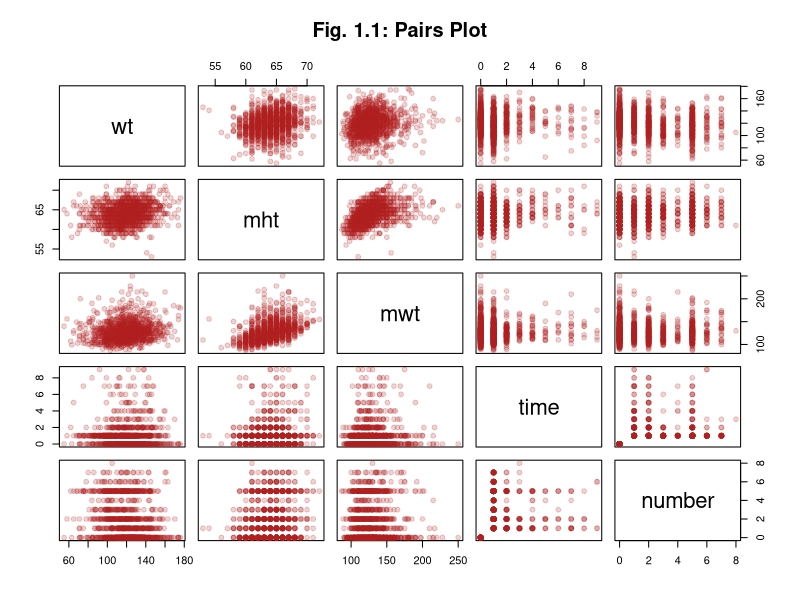
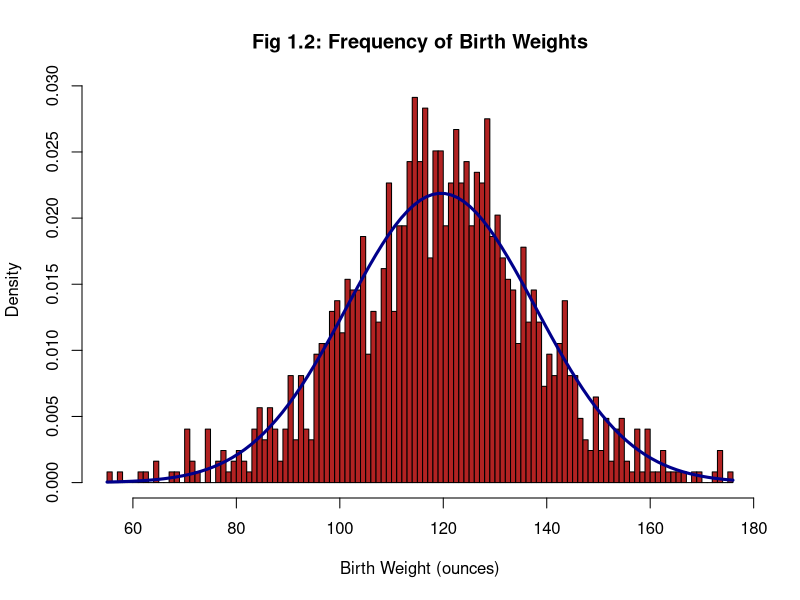
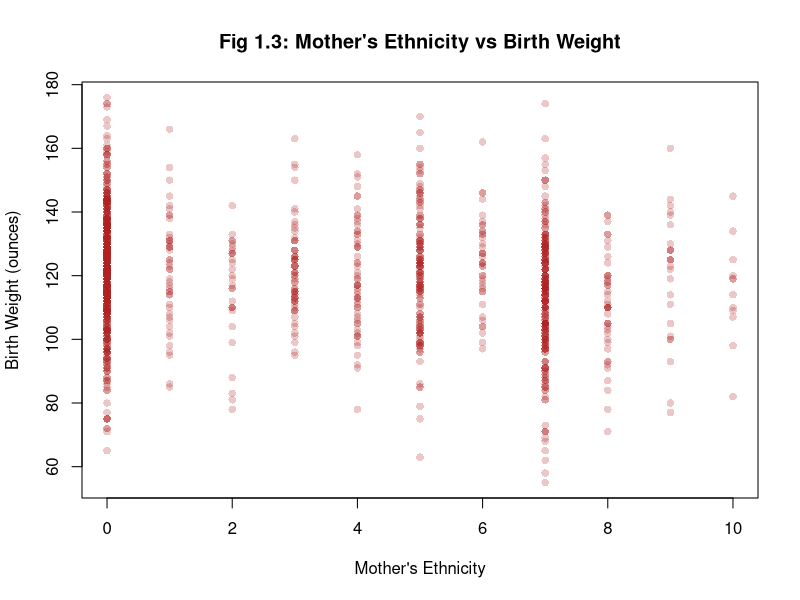
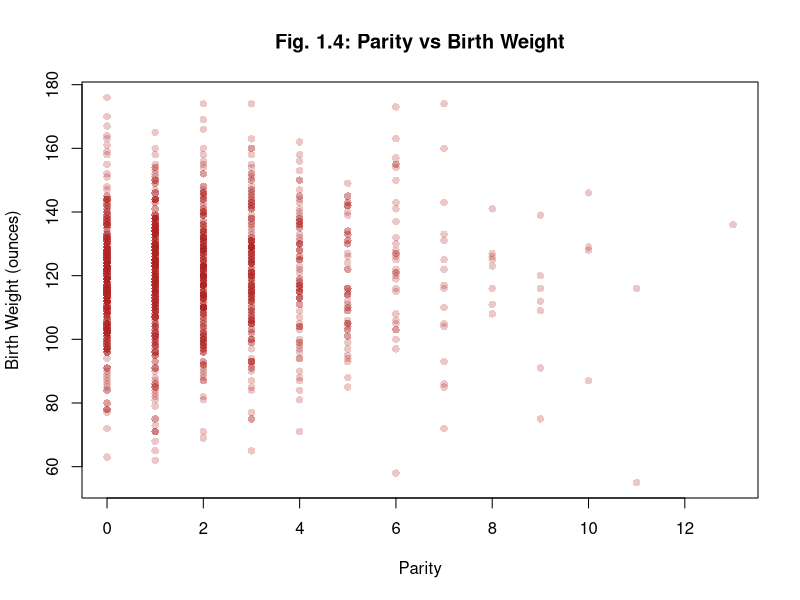
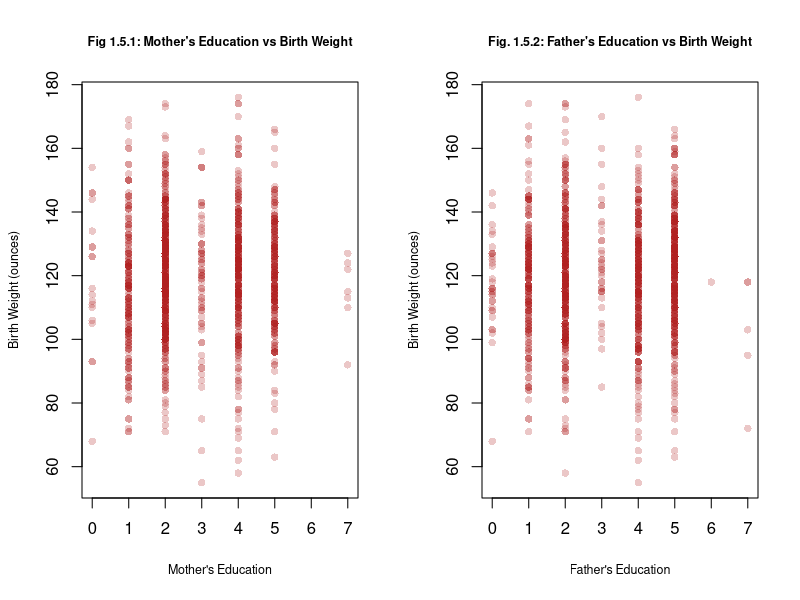
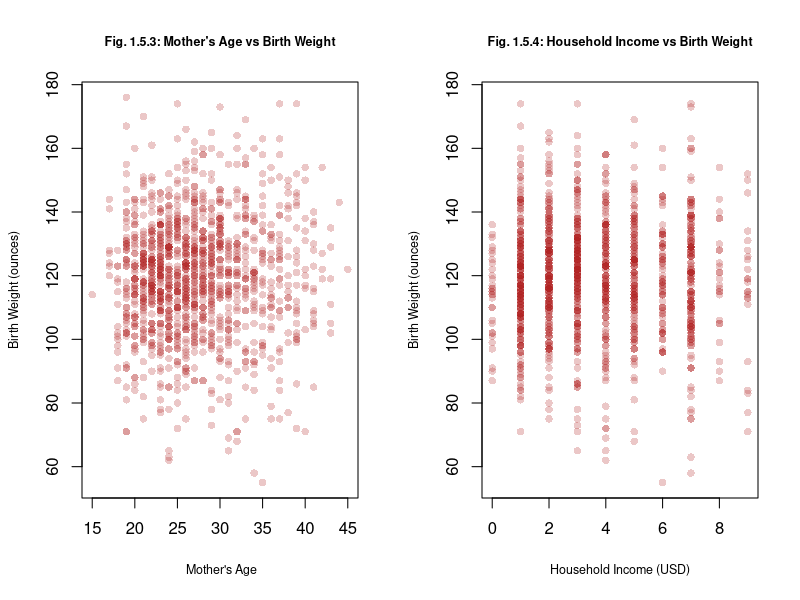
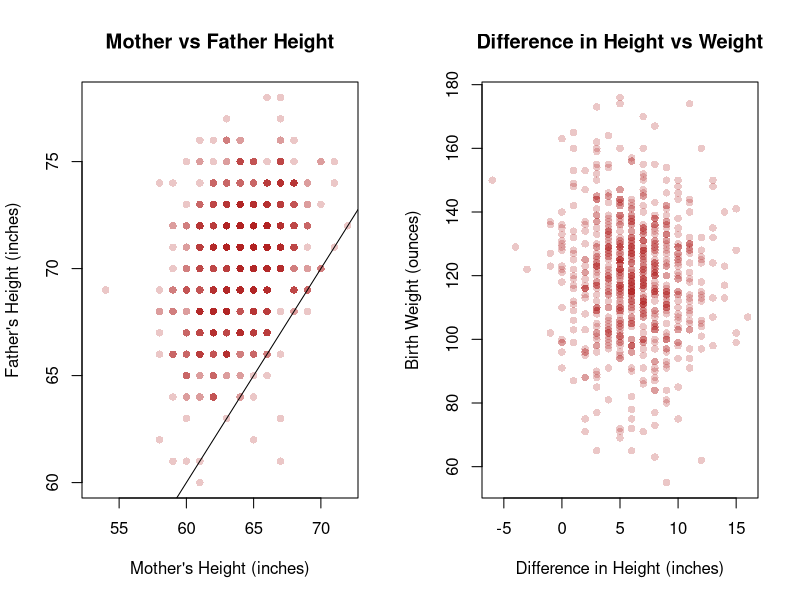
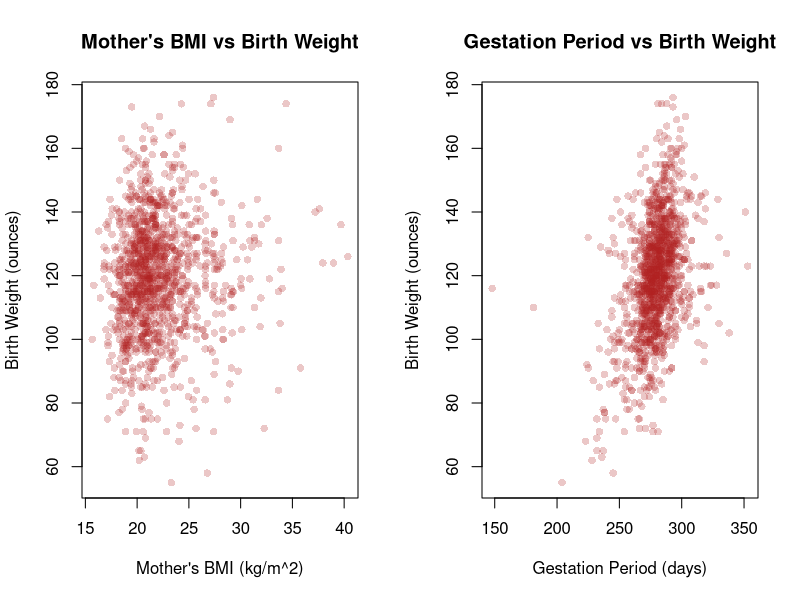

These figures' R source, in order:
## ---- chunk 1
# Knitr Configuration
knitr::opts_chunk$set(
  comment = NA,
  cache = TRUE,
  include = TRUE,
  echo = FALSE,
  results = "markup",
  fig.show = "asis",
  fig.height = 3.5,
  fig.align = "center"
)
## ---- chunk 2
# Define all the functions and constants used later

# Category names for Ethnicity variates
ethLabels <- c(
  "Caucasian",
  "Mexican",
  "African-American",
  "Asian",
  "Mixed",
  "Other"
)

# Category names for Education variates
edLabels <- c(
  "Elementary School",
  "Middle School",
  "High School",
  "High School + Trade School",
  "High School + Some College",
  "College Graduate",
  "Trade School",
  "High School Unclear"
)

# Number of imputed datasets
k <- 5

# Unit conversion factors
poundsToKg <- 0.453592
inchesToM <- 0.0254

# The boundaries for BMI categories
# See this page for the source:
# https://www.mayoclinic.org/healthy-lifestyle/pregnancy-week-by-week/in-depth/pregnancy-weight-gain/art-20044360?pg=1
underweightNormalBoundary <- 18.5
normalOverweightBoundary <- 25
overweightObeseBoundary <- 30

# Use test 10% for test set in cross validation
testSetRatio = 0.1
## ---- chunk 3
isUnderweight <- function (bmi) bmi < underweightNormalBoundary
isNormal <- function (bmi) bmi < normalOverweightBoundary &
                           bmi >= underweightNormalBoundary
isOverweight <- function (bmi) bmi < overweightObeseBoundary &
                               bmi >= normalOverweightBoundary
isObese <- function (bmi) bmi >= overweightObeseBoundary

bmi <- function (wtLbs, htIn) (wtLbs * poundsToKg) / (htIn * inchesToM)^2
## ---- chunk 4
# Roughly translate the "number" category to a floating point
# number of the actual number of cigarettes smoked
numCigs <- function (number) (number <= 4) * (5 * number - 2.5) +
                             (number > 4) * (10 * number - 25.5)
## ---- chunk 5
# Re-encoding and labelling variates as factors
decodeBirthVariates <- function (birthsDataset) {
  newDataset = data.frame(birthsDataset)

  newDataset$meth <- cut(
    birthsDataset$meth,
    breaks = c(0, 5:10), 
    labels = ethLabels,
    right = TRUE,
    include.lowest= TRUE
  )

  newDataset$med <- cut(
    birthsDataset$med,
    breaks = 0:8, 
    labels = edLabels,
    right = FALSE
  )

  newDataset$feth <- cut(
    birthsDataset$feth,
    breaks = c(0, 5:10),
    labels = ethLabels,
    right = TRUE,
    include.lowest= TRUE
  )

  newDataset$fed <- cut(
    birthsDataset$fed,
    breaks = 0:8, 
    labels = edLabels,
    right = FALSE
  )

  newDataset$smoke <- cut(
    birthsDataset$smoke,
    breaks = 0:4, 
    labels = c(
      "Never",
      "Smokes Now",
      "Until Pregnancy",
      "Doesn't Smoke Anymore"
    ),
    right = FALSE
  )

  newDataset$marital <- cut(
    birthsDataset$marital,
    breaks = 0:5,
    labels = c(
      "Married",
      "Legally Separated",
      "Divorced",
      "Widowed",
      "Never Married"
    )
  )

  newDataset$number <- numCigs(birthsDataset$number)

  newDataset$time <- cut(
    birthsDataset$time,
    breaks = 0:10,
    labels = c(
      "Never Smoked",
      "Still Smokes",
      "During Pregnancy",
      "Less Than A Year",
      "1-2 Years",
      "2-3 Years",
      "3-4 Years",
      "5-9 Years",
      "More Than 10 Years",
      "Quit But Don't Know When"
    ),
    right = FALSE
  )

  newDataset$income <- cut(
    birthsDataset$income,
    breaks = c(0, 1, 2, 10),
    labels = c(
      "Under 2500",
      "2500-4999",
      "5000-Over 25000"
    ),
    right = FALSE
  )

  newDataset
}
## ---- chunk 6
smokingImpact <- function (time, number) {
  cigaretteEffectRatio = 6
  # Take the average of the bounds of the range of cigarettes smoked by a given category
  # as the approximate exact number of cigarettes smoked per day
  # https://www.med.uottawa.ca/sim/data/Smoking_and_Health_e.htm shows that it took a
  # six-fold increase in the number of cigarettes smoked a day to double the impact
  # on the likelihood of developing lung cancer. We approximate the effect of smoking
  # on birth with this ratio too.
  activeSmokingImpact = (number != 0) * 2^(numCigs(number) / cigaretteEffectRatio)
  
  impactTimeDecay = 2
  
  # Approximate a scalar number of years since quiting based on the categorical variable
  yearsQuit = (time >= 3) * (-2.5 + time) + (time >= 7) * (-18.5 + 3 * time)
  # Time = 1 or 2 are special cases with 0 decay
  yearsQuit = yearsQuit * (time >= 3)
  
  decayedSmokingImpact = activeSmokingImpact * exp(-yearsQuit / impactTimeDecay)
  
  decayedSmokingImpact
}
## ---- chunk 7
craftFeatures <- function (imputedBirthsDataset) {
  newDataset = decodeBirthVariates(imputedBirthsDataset)

  newDataset$sameEth <- factor(
    imputedBirthsDataset$meth == imputedBirthsDataset$feth,
    labels = c("Different", "Same")
  )
  # What about "Other" though?
  
  newDataset$htDiff <- newDataset$fht - newDataset$mht
    
  newDataset$lateMom <- factor(
    newDataset$parity == 0 & newDataset$mage >= 35,
    labels = c("Not late", "Late")
  )

  newDataset$mBMI <- bmi(newDataset$mwt, newDataset$mht)
  
  newDataset$mBMICategory <- factor(
    1 * isNormal(newDataset$mBMI)
      + 2 * isOverweight(newDataset$mBMI)
      + 3 * isObese(newDataset$mBMI),
    labels = c("Underweight", "Normal", "Overweight", "Obese")
  )
  
  newDataset$smokingImpact <- smokingImpact(
    imputedBirthsDataset$time,
    imputedBirthsDataset$number
  )
  
  newDataset
}
## ---- chunk 8
meanAIC <- function (model, datasets) mean(sapply(
  datasets,
  function (dataset) AIC(update(model, data = dataset))
))
## ---- chunk 9
selectModel <- function (
  datasets,
  predictedVar,
  excludedVars = c(),
  specialTerms = c(),
  interactionTerms = c()
) {
  selectedModelMeanAIC = .Machine$integer.max
  selectedModel = NULL
  
  for (dataset in datasets) {
    M0 = lm(wt ~ 1, data = dataset)
    Mmax = lm(
      formula(paste(
        predictedVar,
        "~",
        "(.",
        Reduce(function (l, r) paste(l, r), Map(function (term) paste("-", term), excludedVars), ""),
        ")^2",
        Reduce(function (l, r) paste(l, r), Map(function (term) paste("+", term), specialTerms), ""),
        Reduce(function (l, r) paste(l, r), Map(function (term) paste("-", term), interactionTerms), "")
      )),
      data = dataset
    ) 
  
    candidateModel = step(
      lm(wt ~ 1, data = dataset),
      scope = list(lower = M0, upper = Mmax),
      direction = "both",
      trace = 0
    )
  
    candidateModelMeanAIC = mean(sapply(
      datasets,
      function (dataset) AIC(update(candidateModel, data = dataset))
    ))
  
    if (candidateModelMeanAIC < selectedModelMeanAIC) {
      selectedModel = update(candidateModel, data = dataset)
      selectedModelMeanAIC = candidateModelMeanAIC
    }
  }
  
  selectedModel
}
## ---- chunk 10
crossValidate <- function (model1, model2, datasets) {
  # "Usually about a thousand is fine" - M. Lysy, Nov. 27, 2018
  m = 1000

  model1rPMSE <- vector(mode = "numeric", length = m)
  model2rPMSE <- vector(mode = "numeric", length = m)

  for (i in 1:m) {
    chosenSet = datasets[[1 + i %% k]]
    Ntotal = nrow(chosenSet)
    Ntest = floor(Ntotal * testSetRatio)
    outOfSampleIndices = sample(Ntotal, Ntest)
    trainSet = chosenSet[-outOfSampleIndices, ]
    testSet = chosenSet[outOfSampleIndices, ]
    
    model1 = update(model1, data = trainSet)
    model2 = update(model2, data = trainSet)
    outOfSamplePredictions1 = predict(model1, newdata = testSet)
    outOfSamplePredictions2 = predict(model2, newdata = testSet)
    predictionErrors1 = (testSet$wt - outOfSamplePredictions1) ^ 2
    predictionErrors2 = (testSet$wt - outOfSamplePredictions2) ^ 2
    model1rPMSE[i] <- sqrt(sum(predictionErrors1) / Ntest)
    model2rPMSE[i] <- sqrt(sum(predictionErrors2) / Ntest)
  }
  
  list(
    rPMSEs = data.frame(model1 = model1rPMSE, model2 = model2rPMSE),
    actual = testSet$wt,
    predictions = data.frame(
      model1 = outOfSamplePredictions1,
      model2 = outOfSamplePredictions2
    ),
    residuals = data.frame(
      model1 = outOfSamplePredictions1 - testSet$wt,
      model2 = outOfSamplePredictions2 - testSet$wt
    )
  )
}
## ---- chunk 11
# Import
births <- read.csv("chds_births.csv")
## ---- chunk 12
mendedBirths <- data.frame(births)
mendedBirths[mendedBirths$marital == 0, "marital"] <- NA
## ---- chunk 13
library(mice)
options(warn=-1)

multiplyImputedBirths <- mice(
  mendedBirths,
  m = k,
  method = "pmm",
  seed = 500,
  printFlag = FALSE
)

imputedBirths <- lapply(1:k, function(i) complete(multiplyImputedBirths, i))
## ---- chunk 14
decodedImputedBirths <- lapply(imputedBirths, decodeBirthVariates)
## ---- chunk 15
engineeredFeatureBirths <- lapply(imputedBirths, craftFeatures)
## ---- chunk 16
pairs(
  births[c("wt", "mht", "mwt", "time", "number")],
  col = adjustcolor("firebrick", 0.2),
  pch = 19,
  main = "Fig. 1.1: Pairs Plot"
)
## ---- chunk 17
h<- hist(
  births$wt,
  breaks = 100,
  freq = FALSE,
  col = "firebrick",
  main = "Fig 1.2: Frequency of Birth Weights",
  xlab = "Birth Weight (ounces)",
  mar = c(1, 4, 1, 2) + 0.1
) 

curve(dnorm(x, mean(births$wt), sd(births$wt)),
      add = TRUE,
      lwd = 3, 
      col = "darkblue")
## ---- chunk 18
plot(
  births$meth,
  births$wt,
  col = adjustcolor("firebrick", 0.25),
  pch = 16,
  main = "Fig 1.3: Mother's Ethnicity vs Birth Weight",
  xlab = "Mother's Ethnicity",
  ylab = "Birth Weight (ounces)",
  mar = c(1, 4, 1, 2) +0.1
)
## ---- chunk 19
plot(
  births$parity,
  births$wt,
  pch = 16,
  col = adjustcolor("firebrick", 0.25),
  main = "Fig. 1.4: Parity vs Birth Weight",
  xlab = "Parity",
  ylab = "Birth Weight (ounces)"
)
## ---- chunk 20
par(mfrow = c(1, 2))
plot(
  births$med,
  births$wt,
  col = adjustcolor("firebrick", 0.25),
  pch = 16,
  cex.main = 0.75,
  cex.lab = 0.75,
  main = "Fig 1.5.1: Mother's Education vs Birth Weight",
  xlab = "Mother's Education",
  ylab = "Birth Weight (ounces)"
)
plot(
  births$fed,
  births$wt,
  col = adjustcolor("firebrick", 0.25),
  pch = 16,
  cex.main = 0.75,
  cex.lab = 0.75,
  main = "Fig. 1.5.2: Father's Education vs Birth Weight",
  xlab = "Father's Education",
  ylab = "Birth Weight (ounces)"
)
plot(
  births$mage,
  births$wt,
  pch = 16,
  cex.main = 0.75,
  cex.lab = 0.75,
  col = adjustcolor("firebrick", 0.25),
  main = "Fig. 1.5.3: Mother's Age vs Birth Weight",
  xlab = " Mother's Age",
  ylab = "Birth Weight (ounces)"
)
plot(
  births$income,
  births$wt,
  pch = 16,
  cex.main = 0.75,
  cex.lab = 0.75,
  col = adjustcolor("firebrick", 0.25),
  main = "Fig. 1.5.4: Household Income vs Birth Weight",
  xlab = "Household Income (USD)",
  ylab = "Birth Weight (ounces)"
)
## ---- chunk 21
par(mfrow = c(1,2))
plot(
  births$mht,
  births$fht,
  col = adjustcolor("firebrick", 0.25),
  pch = 16,
  main = "Mother vs Father Height",
  xlab = "Mother's Height (inches)",
  ylab = "Father's Height (inches)"
)
abline(coef = c(0, 1))
plot(
  births$fht - births$mht,
  births$wt,
  pch = 16,
  col = adjustcolor("firebrick", 0.25),
  main = "Difference in Height vs Weight",
  xlab = "Difference in Height (inches)",
  ylab = "Birth Weight (ounces)"
)
## ---- chunk 22
plot(
  bmi(births$mwt, births$mht),
  births$wt,
  pch = 16,
  col = adjustcolor("firebrick", 0.25),
  main = "Mother's BMI vs Birth Weight",
  xlab = "Mother's BMI (kg/m^2)",
  ylab = "Birth Weight (ounces)"
)
## ---- chunk 23
plot(
  births$gestation,
  births$wt,
  col = adjustcolor("firebrick", 0.25),
  main = "Gestation Period vs Birth Weight",
  xlab = "Gestation Period (days)",
  ylab = "Birth Weight (ounces)",
  pch = 16
)
## ---- chunk 24
paste("Number of Occurrences per Marital Status category")
summary(factor(births$marital))
## ---- chunk 25
N <- nrow(mendedBirths)

round(sapply(colnames(mendedBirths), function (colname) sum(is.na(mendedBirths[colname])) / N), 2)
nrow(na.omit(mendedBirths[, !(colnames(mendedBirths) %in% c("fht", "fwt", "income"))])) / N
## ---- chunk 26
basicBirthWeightModel <- selectModel(
  decodedImputedBirths,
  "wt",
  excludedVars = c("gestation", "smoke", "marital"),
  specialTerms = c("marital")
)
basicBirthWeightModelMeanAIC <- meanAIC(basicBirthWeightModel, decodedImputedBirths)
basicBirthWeightModel$call
## ---- chunk 27
engineeredBirthWeightModel <- selectModel(
  engineeredFeatureBirths,
  "wt",
  excludedVars = c("gestation", "smoke", "time", "fht", "mBMICategory", "income",
                   "marital", "med", "fed", "meth", "feth", "fht", "fwt"),
  specialTerms = c("mBMICategory", "time", "income", "marital", "med", "fed", 
                   "feth", "meth", "fht", "fwt")
)
engineeredBirthWeightModelMeanAIC <- meanAIC(
  engineeredBirthWeightModel,
  engineeredFeatureBirths
)
engineeredBirthWeightModel$call
## ---- chunk 28
# residual standard error
basicRes <- summary(basicBirthWeightModel)$sigma
enginRes <- summary(engineeredBirthWeightModel)$sigma

#R squared calculation
basicRsquared <- summary(basicBirthWeightModel)$r.squared
enginRsquared <- summary(engineeredBirthWeightModel)$r.squared

#R squared adjusted
basicARsquared <- summary(basicBirthWeightModel)$adj.r.squared
enginARsquared <- summary(engineeredBirthWeightModel)$adj.r.squared

summaryTable <- data.frame(c(basicRes, enginRes), c(basicRsquared, enginRsquared), c(basicARsquared, enginARsquared))
colnames(summaryTable) <- c("Residual Standard Error", "R Squared", "Adjusted R Squared")
rownames(summaryTable) <- c("Basic Model", "Engineered Model")
summaryTable

## ---- chunk 29
layout(matrix(c(1, 2, 4, 5), 1, 2, byrow = TRUE))
plot(basicBirthWeightModel, cex = 0.4, pch = 19, main = NULL)

## ---- chunk 30
layout(matrix(c(1, 2, 4, 5), 1, 2, byrow = TRUE))
plot(engineeredBirthWeightModel, cex = 0.4, pch = 19, main = NULL)
## ---- chunk 31
press1 <- resid(basicBirthWeightModel) / (1 - hatvalues(basicBirthWeightModel)) 
press2 <-  resid(engineeredBirthWeightModel) / (1 - hatvalues(engineeredBirthWeightModel))
AIC1 <- c("Basic", "Engineered")

#display results
disp <- rbind(
  AIC = c(
    engineeredBirthWeightModelMeanAIC,
    basicBirthWeightModelMeanAIC),
    PRESS = c(sum(press1^2), sum(press2^2)
  )
)
colnames(disp) <- c("Basic", "Engineered")
disp
## ---- chunk 32
cvResults <- crossValidate(
  basicBirthWeightModel,
  engineeredBirthWeightModel,
  engineeredFeatureBirths
)
## ---- chunk 33
rPMSEs <- cvResults$rPMSEs
PMSETable <- data.frame(c(mean(rPMSEs$model1), sd(rPMSEs$model1)), c(mean(rPMSEs$model2), sd(rPMSEs$model2)))
colnames(PMSETable) <- c("Basic Mode", "Engineered Model")
rownames(PMSETable) <- c("Mean", "SD")
PMSETable

layout(matrix(c(1, 1, 2, 3), 2, 2, byrow = TRUE))
boxplot(list(model1rPMSE = rPMSEs$model1, model2rPMSE = rPMSEs$model2), 
        main = "Comparison of rPMSEs")
plot(
  cvResults$predictions$model1,
  cvResults$residuals$model1,
  main = "Predicted Values vs Basic Model Res",
  cex.main = 0.8,
  xlab = "Predicted Values",
  ylab = "Basic Model Residuals",
  pch = 16
)
plot(
  cvResults$predictions$model2,
  cvResults$residuals$model2,
  main = "Predicted Values vs Engineered Model Res",
  cex.main = 0.8,
  xlab = "Predicted Values",
  ylab = "Engineered Model Residuals",
  pch = 16
)
## ---- chunk 34
par(mfrow = c(1, 2))
qqnorm(
  cvResults$residuals$model1,
  main = "Normal Q-Q Plot for Basic",
  cex.main = 0.85,
  pch = 16
)
abline(a = 0, b = 20, lty = 2, col = "blue")

qqnorm(
  cvResults$residuals$model2,
  main = "Normal Q-Q Plot for Engineered",
  cex.main = 0.85,
  pch = 16
)
abline(a = 0, b = 20, lty = 2, col = "blue")
## ---- chunk 35
# Reconfigure Knitr for Appendix
knitr::opts_chunk$set(include = TRUE, echo = TRUE, eval = FALSE)
## ---- chunk 36

## ---- chunk 37

## ---- chunk 38

## ---- chunk 39

## ---- chunk 40

## ---- chunk 41

## ---- chunk 42

## ---- chunk 43

## ---- chunk 44

## ---- chunk 45

## ---- chunk 46

## ---- chunk 47

## ---- chunk 48

## ---- chunk 49

## ---- chunk 50

## ---- chunk 51

## ---- chunk 52

## ---- chunk 53

## ---- chunk 54

## ---- chunk 55

## ---- chunk 56

## ---- chunk 57

## ---- chunk 58

## ---- chunk 59

## ---- chunk 60

## ---- chunk 61

## ---- chunk 62

## ---- chunk 63

## ---- chunk 64
round(
  sapply(
    0:13,
    function (parity) c(
      mean(births[births$parity == parity, "wt"]),
      sd(births[births$parity == parity, "wt"])
    )
  ),
  2
)
## ---- chunk 65
qqplot(
  cvResults$predictions$model1,
  cvResults$actual,
  main = "Q-Q Plot",
  xlab = "Predicted Values",
  ylab = "Actual Values"
)
abline(a = 0, b = 1, lty = 2, col = "red")

qqplot(
  cvResults$predictions$model2,
  cvResults$actual,
  main = "Q-Q Plot",
  xlab = "Predicted Values",
  ylab = "Actual Values"
)
abline(a = 0, b = 1, lty = 2, col = "red")
## ---- chunk 66
#coefficients
basicCoeff <- data.frame(summary(basicBirthWeightModel)$coefficients)
enginCoeff <- data.frame(summary(engineeredBirthWeightModel)$coefficients)

format(basicCoeff, digits = 2, scientific = FALSE)
format(enginCoeff, digits = 2, scientific = FALSE)
## ---- chunk 67

## ---- chunk 68
